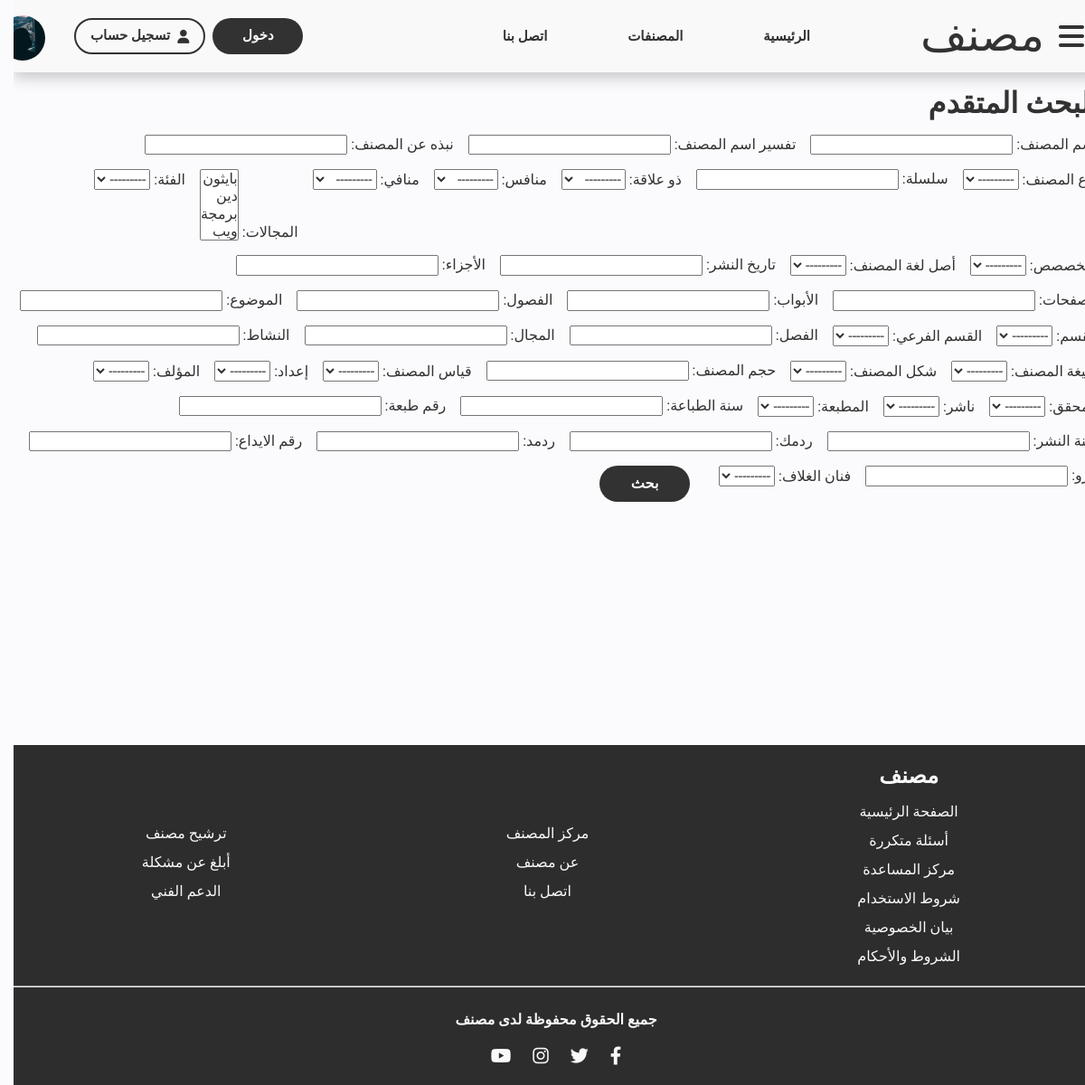
The app's page /mosannaf/advanced-search/, older data.
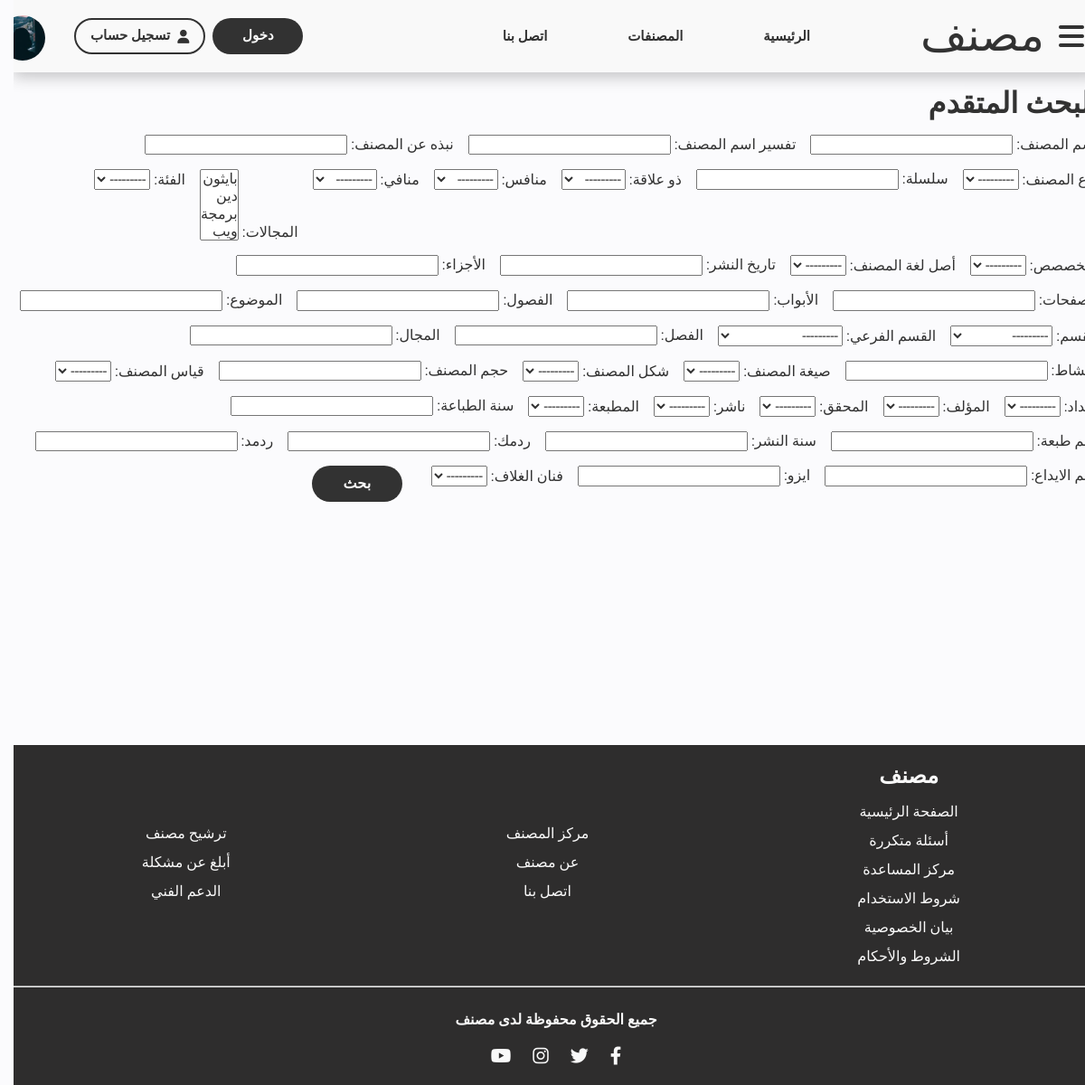
The same page, newer data.
### mosannaf/models.py (models this page shows)
class Type(models.Model):
    name = models.CharField(max_length=250, verbose_name='نوع المصنف')
    def __str__(self):
        return self.name
    class Meta:
        verbose_name = 'نوع المصنف'
        verbose_name_plural = 'أنوع المصنفات'

class Mosannaf(models.Model):
    name = models.CharField(max_length=255, verbose_name='اسم المصنف')
    meaning = models.TextField(verbose_name='تفسير اسم المصنف')
    summary = models.TextField(verbose_name='نبذه عن المصنف')
    m_type = models.ForeignKey(
        'Type', on_delete=models.SET_NULL, blank=True, null=True, verbose_name='نوع المصنف')
    chain = models.CharField(max_length=200, verbose_name='سلسلة')
    related_to = models.ForeignKey(
        "Mosannaf", on_delete=models.SET_NULL, null=True, blank=True, verbose_name='ذو علاقة', related_name='mosannaf_related_to')
    competitor = models.ForeignKey(
        "Mosannaf", on_delete=models.SET_NULL, verbose_name="منافس", null=True, blank=True, related_name='mosannaf_competitor')
    contrary = models.ForeignKey(
        "Mosannaf", on_delete=models.SET_NULL, blank=True, null=True, verbose_name='منافي', related_name='mosannaf_contrary')
    fields = models.ManyToManyField("Field", verbose_name="المجالات")
    category = models.ForeignKey(
        "Category", verbose_name="الفئة", on_delete=models.SET_NULL, null=True, blank=True)
    specialization = models.ForeignKey(
        "Specialization", verbose_name="التخصصص", on_delete=models.SET_NULL, null=True, blank=True)
    original_lang = models.ForeignKey(
        "Lang", verbose_name="أصل لغة المصنف", on_delete=models.SET_NULL, null=True, blank=True)
    date_published = models.DateField(
        verbose_name='تاريخ النشر', null=True, blank=True)
    parts_count = models.IntegerField(default=0, verbose_name='الأجزاء')
    pages_count = models.IntegerField(default=0, verbose_name='الصفحات')
    units_count = models.IntegerField(default=0, verbose_name='اﻷبواب')
    chapters_count = models.IntegerField(default=0, verbose_name='الفصول')
    subject = models.CharField(
        verbose_name="الموضوع", blank=True, null=True, max_length=100)
    branch = models.ForeignKey(
        "Branch", verbose_name='القسم', on_delete=models.SET_NULL, blank=True, null=True)
    sub_branch = models.ForeignKey(
        "SubBranch", verbose_name='القسم الفرعي', on_delete=models.SET_NULL, blank=True, null=True)
    chapter = models.CharField(max_length=200, verbose_name="الفصل")
    field = models.CharField(max_length=200, verbose_name="المجال")
    activity = models.CharField(max_length=200, verbose_name="النشاط")
    image = models.ImageField(verbose_name='صورة المصنف', upload_to='covers/',
                              height_field=None, width_field=None, max_length=None)
    file = models.FileField(verbose_name='ملف المصنف',
                            upload_to='mosannafat/', max_length=100)
    m_format = models.ForeignKey(
        "Formats", verbose_name="صيغة المصنف", blank=True, null=True, on_delete=models.SET_NULL)
    m_form = models.ForeignKey(
        "Forms", verbose_name="شكل المصنف", blank=True, null=True, on_delete=models.SET_NULL)
    m_size = models.CharField(max_length=200, verbose_name="حجم المصنف")
    measurement = models.ForeignKey(
        "Measurement", verbose_name="قياس المصنف", blank=True, null=True, on_delete=models.SET_NULL)
    preparation = models.ForeignKey(
        "Preparation", verbose_name='إعداد', on_delete=models.SET_NULL, blank=True, null=True)
    author = models.ForeignKey(
        "Author", verbose_name='المؤلف', on_delete=models.SET_NULL, blank=True, null=True)
    checker = models.ForeignKey(
        "Checker", verbose_name='المحقق', on_delete=models.SET_NULL, blank=True, null=True)
    publisher = models.ForeignKey(
        "Publisher", verbose_name='ناشر', on_delete=models.SET_NULL, blank=True, null=True)
    printing_house = models.ForeignKey(
        "PrintingHouse", on_delete=models.SET_NULL, null=True, blank=True, verbose_name="المطبعة")
    print_year = models.CharField(verbose_name="سنة الطباعة", max_length=20)
    print_number = models.CharField(verbose_name="رقم طبعة", max_length=20)
    publish_year = models.CharField(verbose_name="سنة النشر", max_length=20)
    isbn = models.CharField(verbose_name='ردمك', max_length=50)
    issn = models.CharField(verbose_name='ردمد', max_length=50)
    deposit_number = models.CharField(
        verbose_name='رقم الايداع', max_length=60)
    iso = models.CharField(max_length=200, verbose_name='ايزو')
    cover_artist = models.ForeignKey(
        "CoverArtists", verbose_name="فنان الغلاف", on_delete=models.SET_NULL, null=True, blank=True)
    def __str__(self):
        return str(self.name)
    class Meta:
        verbose_name = 'مصنف'
        verbose_name_plural = 'المصنفات'

class Field(models.Model):
    name = models.CharField(max_length=150, verbose_name='اسم المجال')
    def __str__(self):
        return self.name
    class Meta:
        verbose_name = 'مجال'
        verbose_name_plural = 'المجالات'

class Branch(models.Model):
    title = models.CharField(max_length=150, verbose_name="عنوان القسم (بالإنجليزية)")
    name = models.CharField(max_length=200, verbose_name="القسم")
    def __str__(self):
        return self.name
    class Meta:
        verbose_name = 'قسم'
        verbose_name_plural = 'اﻷقسام'

class SubBranch(models.Model):
    branch = models.ForeignKey(
        "Branch", verbose_name='القسم', on_delete=models.CASCADE)
    name = models.CharField(max_length=250, verbose_name="القسم الفرعي")
    def __str__(self):
        return self.name
    class Meta:
        verbose_name = "قسم فرعي للمكتبة"
        verbose_name_plural = "اﻷقسام الفرعية للمكتبة"

### mosannaf/views.py (the view)
# urls.py: path('advanced-search/', advanced_search, name='advanced-search'),
def advanced_search(request):
    mosannafs = Mosannaf.objects.all()
    mosannaf_filter = MosannafFilter(
        request.GET, queryset=mosannafs)  # mosannaf filter form
    results = mosannaf_filter.qs
    context = {
        'mosannaf_filter': mosannaf_filter,
        'results': results,
    }
    return render(request, 'mosannaf/advanced-search.html', context)

### mosannaf/templates/mosannaf/advanced-search.html (shortened to what this page needs)
{% extends 'base.html' %}
{% load static %}
{% load crispy_forms_tags %}
{% block stylesheet %}
<link rel="stylesheet" href="{% static './css/search.css' %}">
{% endblock stylesheet %}
{% block content %}
<div class="main">
    <div class="container">
        <p class="heading">
            البحث المتقدم
        </p>
        <form action="" method="GET">
            {{ mosannaf_filter.form.as_p}}
            <br>
            <button class="btn btn-solid-dark">بحث</button>
        </form>
    </div>
</div>
{% endblock content %}

### templates/base.html (shortened to what this page needs)
{% load static %}
<!DOCTYPE html>
<html lang="ar" dir="rtl">
<head>
    <link rel="stylesheet" href="https://cdn.jsdelivr.net/npm/swiper/swiper-bundle.min.css" />
    <link rel="stylesheet" href="https://cdnjs.cloudflare.com/ajax/libs/font-awesome/6.2.0/css/all.min.css"
 />
    <link rel="stylesheet" href="{% static './css/normalize.css' %}">
    <link rel="stylesheet" href="{% static './css/main.css' %}">
<link rel="stylesheet" href="{% static  '/css/footer.css' %}">
    {% block stylesheet %}
    {% endblock stylesheet %}
</head>
<body>
<div class="content" style="width:100%; min-height: 100vh !important; position: relative;">
    <header>
        <div class="container">
            <div class="humburger">
                <i class="fa-solid fa-bars"></i>
            </div>
            <div class="logo">
                <a href="{% url 'pages:index' %}" class="logo-text">مصنف</a>
            </div>
            <div class="header-nav">
                <ul>
                    <li><a href="{% url 'pages:index' %}" class="list-item">الرئيسية</a></li>
                    <li><a href="{% url 'mosannaf:all' %}" class="list-item">المصنفات</a></li>
                    <li><a href="{% url 'pages:contact' %}" class="list-item">اتصل بنا</a></li>
                </ul>
            </div>
            {% if user.is_authenticated %}
            <div class="cta">
                <a href="{% url 'accounts:profile' %}">{{user}}</a>
            </div>
            {% else %}
            <div class="cta">
                <a href="{% url 'account_login' %}" class="btn btn-solid-dark">دخول</a>
                <a href="{% url 'account_signup' %}" class="btn btn-outline-dark">
                    <i class="fa-solid fa-user"></i>
                    تسجيل حساب
                </a>
            </div>
            {% endif %}
            <div class="profile">
                <a href="{% url 'accounts:profile' %}" class="list-item black">
                    <img src="{% static './assets/images/profile-img.jpg' %}" class="profile-img" alt="">
                </a>
            </div>
        </div>
    </header>
    {% block content %}
    {% endblock content %}
    <footer style="position: absolute; left: 0; bottom: -400px; min-height: 300px; width: 100%;">
        <div class="container">
        <div class="part1">
            <div>
                <a href="#"><span>مصنف</span></a>
                <a href="#">الصفحة الرئيسية</a>
                <a href="#">أسئلة متكررة</a>
                <a href="#">مركز المساعدة</a>
                <a href="#">شروط الاستخدام</a>
                <a href="#">بيان الخصوصية</a>
                <a href="#">الشروط والأحكام</a>
            </div>
            <div> <ul>
                    <li><a href="#">مركز المصنف </a></li>
                    <li><a href="#"> عن مصنف </a></li>
                    <li><a href="#">اتصل بنا </a></li>
                </ul></div>
            <div>
                <ul>
                    <li><a href="#">ترشيح مصنف</a></li>
                    <li><a href="#">أبلغ عن مشكلة</a></li>
                    <li><a href="#">الدعم الفني</a></li>
                </ul>
            </div>
        </div>
        <div class="container">
            <hr>
        </div>
    </div>
        <div class="part2">
            <h4 class="copyrights-sentence">جميع الحقوق محفوظة لدى مصنف</h4>
            <div class="social-links">
                <a href="#"><i class="fab fa-facebook-f"></i></a>
                <a href="#"><i class="fab fa-twitter"></i></a>
                <a href="#"><i class="fab fa-instagram"></i></a>
                <a href="#"><i class="fab fa-youtube"></i></a>
            </div>
        </div>
    </footer>
    </div>
</body>
</html>

### templates/footer.html (shortened to what this page needs)
{% load static %}

### project/static/css/main.css (style rules this page uses)
:root { --main-background-color: #323232; --main-duration: .2s; --primary-color: #f9f9f9; --secondary-color: #323232; --gold-color: #E47B01; --danger-color: #dc3545; }
* { padding: 0; margin: 0; box-sizing:border-box; -webkit-box-sizing: border-box; -moz-box-sizing: border-box; transition: all var(--main-duration) ease-in-out; font-family: 'cairo', sans-serif; color: var(--secondary-color); }
html { scroll-behavior: smooth; }
body { background: #FBFBFD; }
header { background: var(--primary-color); height: 80px; padding: 0 1rem; box-shadow: 0 6px 15px #32323240; position: sticky; width: 100%; top: 0; z-index: 10000; }
header .container { display: flex; justify-content: space-around; align-items: center; height: 100%; margin: 0 auto; }
header .logo, header .cta { flex:1; cursor: pointer; }
header .header-nav { flex:2; }
.humburger { cursor: pointer; }
.humburger i { color: var(--secondary-color); font-size: 2rem; margin-left: 1rem; }
header .logo .logo-text { color: var(--secondary-color); font-family: "Lalezar", "Cairo"; font-size: 50px; text-decoration: none; }
header .header-nav ul { display: flex; justify-content: space-around; list-style: none; }
.list-item { color: var(--secondary-color); text-decoration: none; font-size: 15px; font-weight: bold; font-family: "Cairo", sans-serif; }
.list-item.black { color: var(--primary-color); }
header .cta { flex:2 !important; display: flex; justify-content: flex-end; align-items: center; }
header .cta .btn { margin-right: .5rem; font-size: 15px; }
.profile { cursor:pointer; margin-right: 2rem; width: 50px; height: 50px; border-radius: 50%; display: flex; justify-content: center; align-items: center; }
.profile img { max-width: 100%; height: 100%; border-radius: 50%; margin-top:.5rem; }
.profile a { color: #323232; }
.heading { font-size: 1.2rem ; color: var(--secondary-color); margin: 1rem 0 ; }
.btn { padding: .5rem 1rem; border-radius:20px; display: flex; justify-content: center; align-items: center; text-align: center; color: var(--primary-color); text-decoration: none; height: fit-content; min-width: 100px; width: fit-content; max-width: 100%; font-weight: bold; height: 40px; user-select: none; outline: none; border:0; cursor: pointer !important; }
.btn i { margin-left:.5rem; }
.btn-solid-dark { background: var(--secondary-color); color: var(--primary-color); }
.btn-outline-dark { border: 2px solid var(--secondary-color); color: var(--secondary-color); }
.container { margin: 0 auto; margin-bottom: 1rem; height: fit-content; }
@media (min-width: 1200px) { .container { width: 1199px !important; } }
form { margin-top: 1rem; }

### project/static/css/footer.css (style rules this page uses)
footer { margin-top: 2rem; background: rgb(46, 45, 45); text-align: right; padding: 10px; width: 100%; height: auto; }
footer a { text-decoration: none; color:var(--primary-color); }
footer span { font-weight: bold; color: var(--primary-color); font-size: 1.5rem; }
.part1 { display: flex; align-items: center; justify-content: space-between; line-height: 2; margin-bottom: 1rem; }
.part1 div { flex:1; text-align: center; }
.part1 div * { display: block; }
ul { list-style: none; }
footer hr { margin: 0 auto; }
.part2 { margin-top: 1rem; color: aliceblue; display: block; text-align: center; line-height: 2.5; }
.part2 .copyrights-sentence { color: var(--primary-color) }
.part2 .social-links a i { font-size: 20px; margin: 10px; color: var(--primary-color); }

### project/static/css/search.css (style rules this page uses)
.main { margin-top: 1rem; }
.main .heading { font-size: 2rem; font-weight: bolder; }

### mosannaf/templates/mosannaf/advanced-search.html (style rules this page uses)
form { display: flex; flex-wrap: wrap; gap: 1rem; }

Row changes from the older to the newer data that the page shows:
added SubBranch: branch "---------"
Text that changed along with them:
form field branch: "---------" → (not shown)
